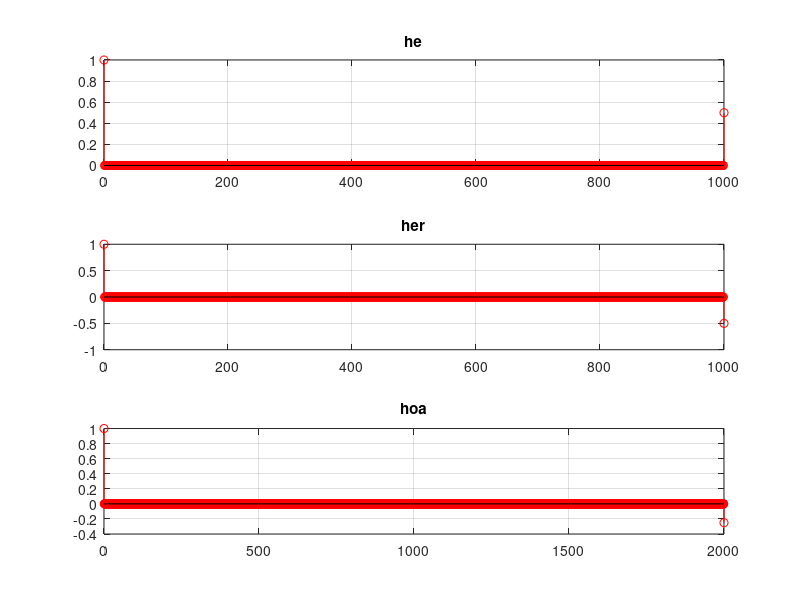

MATLAB code to generate this figure:
clc; clear; close('all');

n = 0:1000;
x = [1 zeros(1, 1000)];

b = [1 zeros(1, 999) 0.5];
a = 1;
he = filter(b, a, x);

b = 1;
a = [1 zeros(1, 999) 0.5];
her = filter(b, a, x);

hoa = conv(he, her);

figure;
subplot(3,1,1);
stem(n, he, 'r');
title('he'); grid('on');
subplot(3,1,2);
stem(n, her, 'r');
title('her'); grid('on');
subplot(3,1,3);
stem(0:2000, hoa, 'r');
title('hoa'); grid('on');
